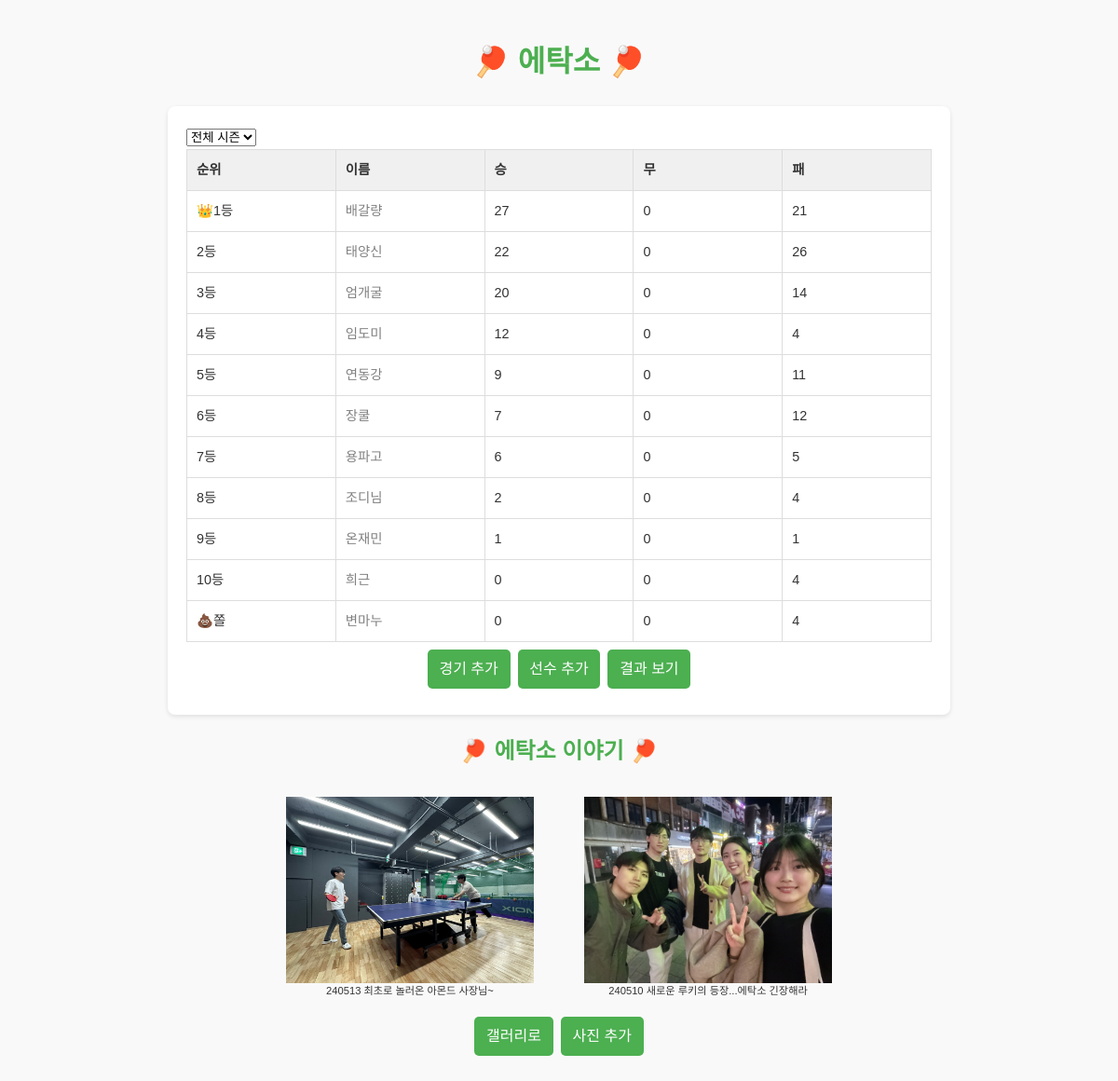
The app's page /, older data.
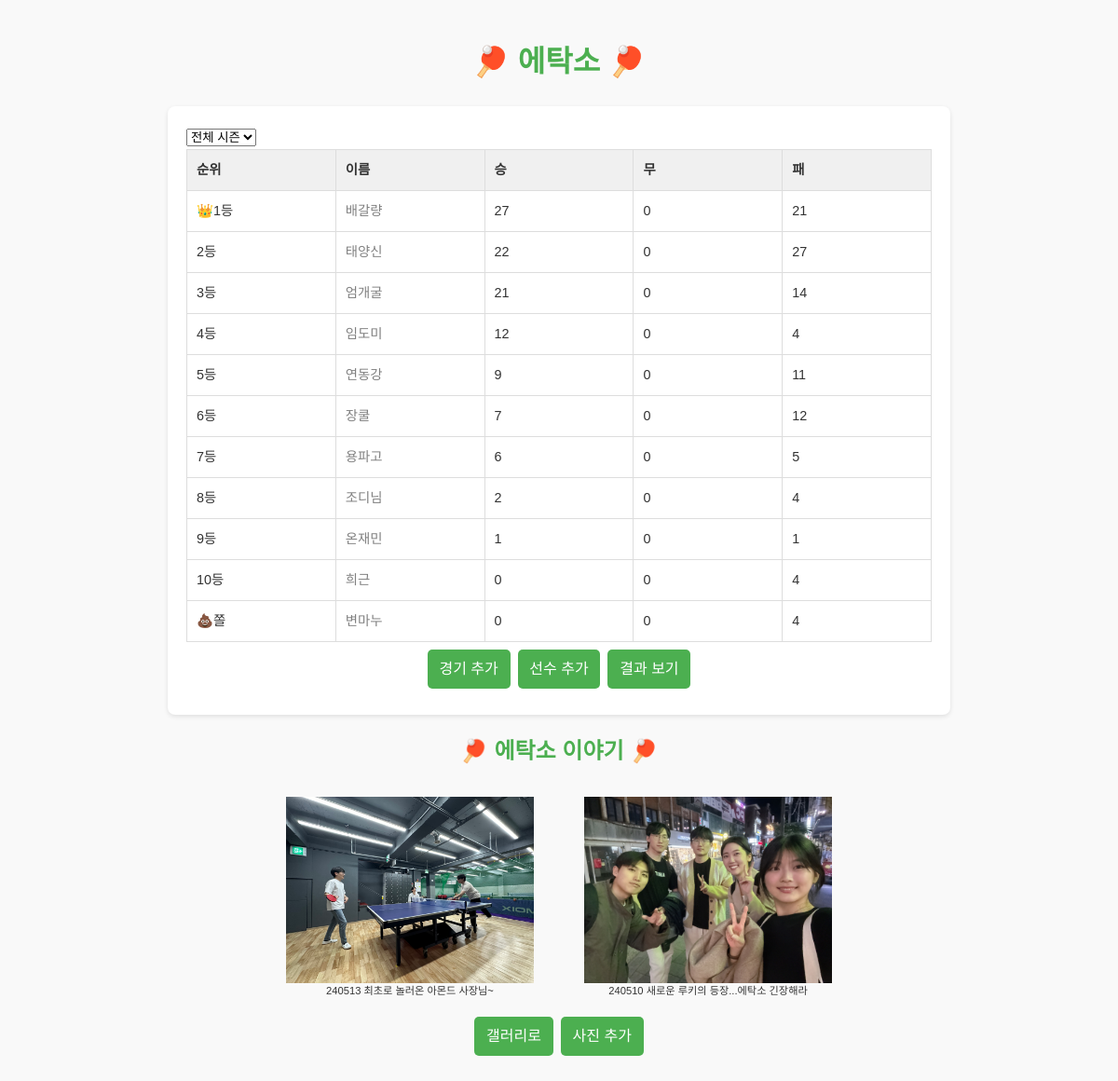
The same page, newer data.
### myapp/models.py (models this page shows, shortened)
class User(models.Model):
    name = models.CharField(max_length=5)
    wins = models.IntegerField(default=0)
    draws = models.IntegerField(default=0)
    losses = models.IntegerField(default=0)

### myapp/views.py (the view)
# urls.py: 2. Add a URL to urlpatterns:  path('', views.home, name='home')
def home(request):
    users = User.objects.all().order_by('-wins', '-draws', 'losses')
    photos = Photo.objects.all().order_by('-uploaded_at')[:2]
    return render(request, 'home.html', {'users':users, 'photos':photos})

### myapp/templates/home.html (shortened to what this page needs)
{% load static %}
<!DOCTYPE html>
<html lang="en">
  <head>
    <link rel="stylesheet" href="{% static 'myapp/css/home.css' %}" />
  </head>
  <body>
    <header>
      <h1>🏓 에탁소 🏓</h1>
    </header>
    <main>
      <select id="season-select" onchange="fetchRanking()">
        <option value="all">전체 시즌</option>
      </select>
      <table class="user-list">
        <thead>
          <tr>
            <th>순위</th>
            <th>이름</th>
            <th>승</th>
            <th>무</th>
            <th>패</th>
          </tr>
        </thead>
        <tbody>
          {% for user in users %}
          <tr class="user-entry">
            <td class="rank">
              {% if forloop.last %}💩쫄{% elif forloop.first %}👑1등{% else %}{{ forloop.counter }}등{% endif %}
            </td>
            <td class="user-name"><a href="{% url 'personal' user.id %}">{{ user.name }}</a></td>
            <td class="stats">{{ user.wins }}</td>
            <td class="stats">{{ user.draws }}</td>
            <td class="stats">{{ user.losses }}</td>
          </tr>
          {% endfor %}
        </tbody>
      </table>
      <div class="links">
        <a class="button" href="{% url 'add' %}">경기 추가</a>
        <a class="button" href="{% url 'addplayer' %}">선수 추가</a>
        <a class="button" href="{% url 'resultlist' %}">결과 보기</a>
      </div>
    </main>
    <section>
      <header>
        <h1>🏓 에탁소 이야기 🏓</h1>
      </header>
      <div>
        <div class="photos">
          {% for photo in photos %}
          <div class="photo">
            <img class="imgtag" src="{{ photo.image.url }}" alt="{{ photo.title }}" />
            <div class="imgtext">{{ photo.title }}</div>
          </div>
          {% endfor %}
        </div>
      </div>
      <div class="links">
        <a class="button" href="{% url 'photo_gallery' %}">갤러리로</a>
        <a class="button" href="{% url 'upload_photo' %}">사진 추가</a>
      </div>
    </section>
  </body>
</html>

Row changes from the older to the newer data that the page shows:
changed User "태양신": losses "26" → "27"
changed User "엄개굴": wins "20" → "21"
